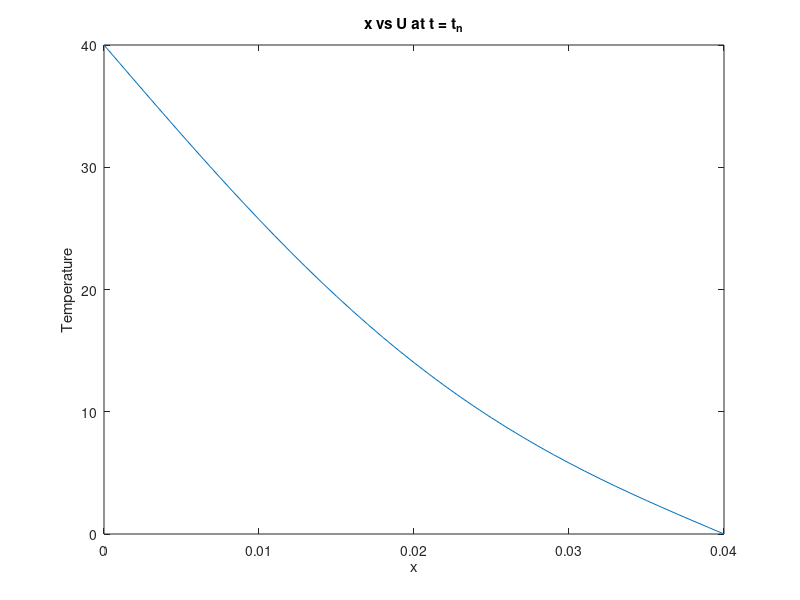
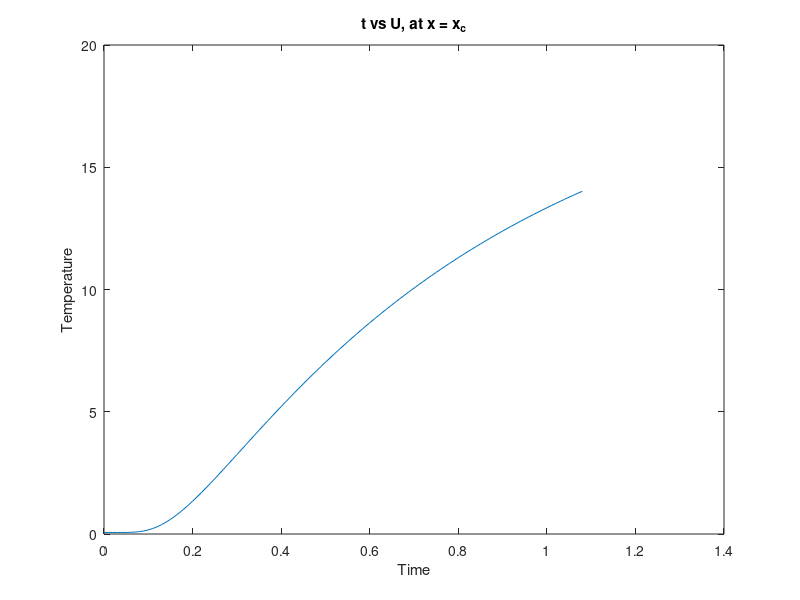

The MATLAB script that drew these images, in order:
% Test problem: 
% 1-D heat equation for a 1m rod: du/dt = alpha * d^2u/dx^2
% 0 < x < 0.04, h(dx) = 0.001, 0 < t < 1.08, k(dt) = 0.01, alpha = 0.000217
tic
L = 0.04-0; % length of rod
T = 1.08-0; % total time
alpha = 0.000217; % diffusivity constant 
dx = 0.001; % spatial step
dt = 0.01; % time step 
d = (alpha*dt)/(2*dx^2); % convergence constant

N = round(L/dx +1); % spatial nodes
M = round(T/dt +1); % time nodes
x = zeros(N,1);
t = zeros(M,1);

for i = 1:N 
    x(i) = 0 + (i-1)*dx; 
end 
for n = 1:M 
    t(n) = 0 + (n-1)*dt; 
end

U = zeros(M, N); % initializing given boundary and initial conditions
U(:,1) = 40; 
U(:,N) = 0; 
U(1,2:N-1) = sin(pi*x(2:N-1));

W = zeros(N-2, 1);
gamma = zeros(N-3,1); 
rho = zeros(N-2,1); 

for n = 1:M-1
    W(1) = (1-2*d)*U(n,2) + d*U(n,3) + d*(U(n,1)+U(n+1,1));
    for i = 2:N-3
        W(i) = d*U(n,i) + (1-2*d)*U(n,i+1) + d*U(n,i+2);
    end 
    W(N-2) = d*U(n,N-2) + (1-2*d)*U(n,N-1) + d*(U(n,N) + U(n+1,N));
    %Z = A\W; % LU decomposition is significantly more efficient here. 
    % Thomas' Algorithm
    rho(1) = W(1)/(1+2*d); 
    gamma(1) = -d/(1+2*d);
    for i = 2:N-3
        rho(i) = (W(i) + d*rho(i-1)) / (1+2*d + d*gamma(i-1)); 
        gamma(i) = (-d) / (1+2*d + d*gamma(i-1));
    end 
    rho(N-2) = (W(N-2) + d*rho(N-3)) / (1+2*d + d*gamma(N-3)); 
    Z(N-2) = rho(N-2); 
    for k = N-3:-1:1
        Z(k) = rho(k) - gamma(k)*Z(k+1); 
    end 
    U(n+1,2:N-1) = Z
end

figure(1)
plot(x,U(M,:))
title('x vs U at t = t_n')
xlabel('x')
ylabel('Temperature')
figure(2)
plot(t,U(:,round(N/2)))
title('t vs U, at x = x_c')
xlabel('Time')
ylabel('Temperature')
toc